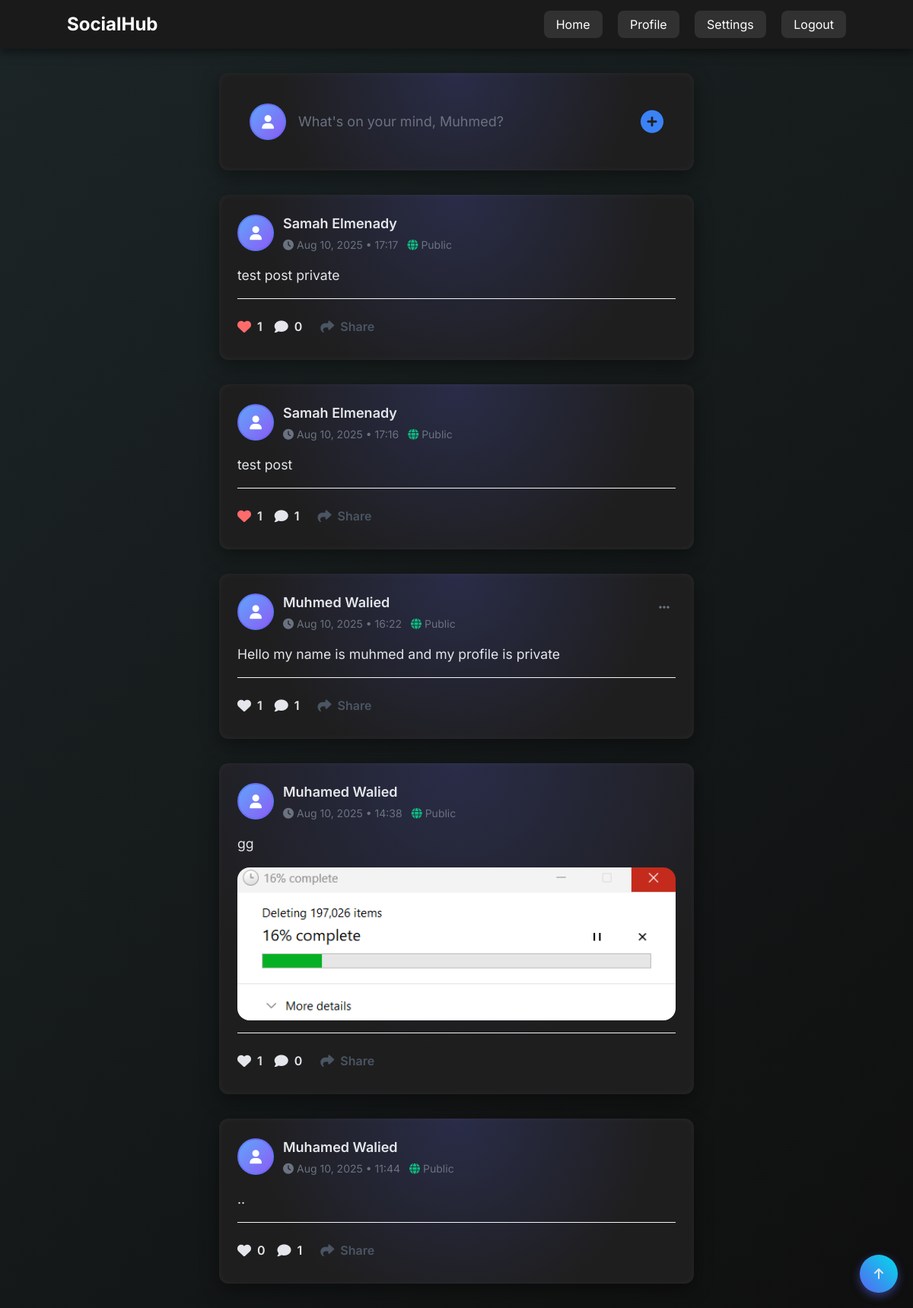
Screenshot of / (signed in) with the database file from the repository.
### core/models.py (models this page shows, shortened)
class User(AbstractBaseUser, PermissionsMixin):
    id = models.AutoField(primary_key=True)
    f_name = models.CharField(max_length=255, null=False)
    l_name = models.CharField(max_length=255, null=False)
    email = models.EmailField(unique=True, null=False)
    is_verified = models.BooleanField(default=False)
    is_active = models.BooleanField(default=True)
    is_staff = models.BooleanField(default=False)
    created_at = models.DateTimeField(default=timezone.now)
    objects = UserManager()
    USERNAME_FIELD = 'email'
    REQUIRED_FIELDS = ['f_name', 'l_name']

class Post(models.Model):
    PRIVACY_CHOICES = (
        ('public', 'Public'),
        ('private', 'Private'),
    )
    id = models.AutoField(primary_key=True)
    body = models.TextField(null=False)
    image = models.ImageField(upload_to='post_images/', blank=True, null=True)
    privacy = models.CharField(max_length=20, choices=PRIVACY_CHOICES, default='public')
    user = models.ForeignKey(User, on_delete=models.CASCADE)
    status = models.CharField(max_length=255, blank=True)
    created_at = models.DateTimeField(default=timezone.now)
    updated_at = models.DateTimeField(auto_now=True)

### core/views.py (the view)
# urls.py: path('', views.home, name='home'),
def home(request):
    user = request.user
    posts = []
    if request.user.is_authenticated:
        posts = posts_with_likes(get_user_posts_with_public(user), user)
    else:
        posts = posts_with_likes(get_user_posts_with_public(user), False)
    context = {
        'posts': posts,
    }
    return render(request, 'core/home.html', context)

### core/views.py (called while the page is built, shortened)
def get_user_posts_with_public(user):
    if user.is_authenticated:
        return Post.objects.filter(Q(user=user) | Q(privacy='public')).order_by('-created_at')
    else:
        return Post.objects.filter(privacy='public').order_by('-created_at')

def posts_with_likes(posts, user):
    posts_with_likes = []
    if user:
        for post in posts:
            post_data = {
                'post': post,
                'is_liked': post.postreact_set.filter(user=user).exists(),
            }
            posts_with_likes.append(post_data)
    return posts_with_likes

### core/templates/core/home.html (shortened to what this page needs)
{% load static %}
{% load widget_tweaks %}
<!DOCTYPE html>
<html lang="en" dir="ltr">
<head>
    <link href="https://cdn.jsdelivr.net/npm/tailwindcss@2.2.19/dist/tailwind.min.css" rel="stylesheet" />
    <link href="https://cdnjs.cloudflare.com/ajax/libs/font-awesome/6.4.0/css/all.min.css" rel="stylesheet" />
    <link rel="stylesheet" href="{% static 'css/home.css' %}">
</head>
<body>
    <nav class="navbar p-4 shadow-lg">
        <div class="container mx-auto flex justify-between items-center">
            <a href="{% url 'home' %}" class="text-white text-2xl font-bold">SocialHub</a>
            <div class="space-x-4">
                <a href="{% url 'home' %}" class="nav-link text-white hover:text-gray-200 transition">Home</a>
                <a href="{% url 'current_profile'%}" class="nav-link text-white hover:text-gray-200 transition">Profile</a>
                <a href="{% url 'settings' %}" class="nav-link text-white hover:text-gray-200 transition">Settings</a>
                {% if request.user.is_authenticated %}
                    <a href="{% url 'logout' %}" class="nav-link text-white hover:text-gray-200 transition">Logout</a>
                {% else %}
                    <a href="{% url 'login' %}" class="nav-link text-white hover:text-gray-200 transition">Login</a>
                {% endif %}
            </div>
        </div>
    </nav>
    <div class="content-wrapper">
        <div class="container mx-auto px-6 py-8 max-w-2xl relative z-10">
            {% if user.is_authenticated %}
                {% with user_setting=user.setting %}
                    <div class="card mb-8 p-6">
                        <div class="create-post-trigger" id="createPostTrigger">
                            <div class="flex items-center space-x-4">
                                {% if user.profile.avatar %}
                                    <img src="{{ user.profile.avatar.url }}" alt="Your Avatar" class="avatar" />
                                {% else %}
                                    <div class="avatar bg-gradient-to-br from-blue-400 to-purple-500 flex items-center justify-center">
                                        <i class="fas fa-user text-white text-lg"></i>
                                    </div>
                                {% endif %}
                                <div class="flex-1 text-left">
                                    <p class="text-gray-500 text-lg">What's on your mind, {{ user.f_name }}?</p>
                                </div>
                                <i class="fas fa-plus-circle text-3xl text-blue-500 pulse-animation"></i>
                            </div>
                        </div>
                    </div>
                {% endwith %}
            {% endif %}
            <div id="postsContainer" class="space-y-8">
                {% for item in posts %}
                            <div class="card post-card p-6" data-post-id="{{ item.post.id }}" data-animation-delay="{{ forloop.counter0|add:0.1 }}">                        <div class="flex items-start justify-between mb-4">
                            <div class="flex items-center space-x-3">
                                <a href="{% if item.post.user == request.user %}{% url 'current_profile' %}{% else %}{% url 'profile' item.post.user.profile.slug %}{% endif %}" class="block">
                                    {% if item.post.user.profile.avatar %}
                                        <img src="{{ item.post.user.profile.avatar.url }}" alt="Avatar" class="avatar" />
                                    {% else %}
                                        <div class="avatar bg-gradient-to-br from-blue-400 to-purple-500 flex items-center justify-center">
                                            <i class="fas fa-user text-white text-lg"></i>
                                        </div>
                                    {% endif %}
                                </a>
                                <div>
                                    <a href="{% if item.post.user == request.user %}{% url 'current_profile' %}{% else %}{% url 'profile' item.post.user.profile.slug %}{% endif %}" class="username-link text-lg font-semibold block">
                                        {{ item.post.user.f_name }} {{ item.post.user.l_name }}
                                    </a>
                                    <div class="flex items-center space-x-3 text-sm text-gray-500 mt-1">
                                        <span><i class="fas fa-clock mr-1"></i>{{ item.post.created_at|date:"M d, Y • H:i" }}</span>
                                        <span class="flex items-center">
                                            {% if item.post.privacy == 'public' %}
                                                <i class="fas fa-globe text-green-500 mr-1"></i>Public
                                            {% else %}
                                                <i class="fas fa-lock text-orange-500 mr-1"></i>Private
                                            {% endif %}
                                        </span>
                                    </div>
                                </div>
                            </div>
                            {% if user.is_authenticated and item.post.user == user %}
                            <div class="relative">
                                <button class="options-btn" data-post-id="{{ item.post.id }}">
                                    <i class="fas fa-ellipsis-h text-gray-500"></i>
                                </button>
                            </div>
                            {% endif %}
                        </div>
                        <div class="mb-4">
                            <p class="post-body text-gray-800 text-lg leading-relaxed">{{ item.post.body }}</p>
                        </div>
                        {% if item.post.image %}
                            <div class="mb-4 overflow-hidden rounded-2xl">
                                <img src="{{ item.post.image.url }}" alt="Post image" class="post-image w-full" />
                            </div>
                        {% endif %}
                        <div class="flex items-center space-x-4 pt-4 border-t border-gray-100">
                            <button class="like-btn {% if item.is_liked %}liked{% endif %} flex items-center space-x-2" data-post-id="{{ item.post.id }}">
                                <i class="fas fa-heart text-lg"></i>
                                <span class="like-count font-semibold">{{ item.post.postreact_set.count }}</span>
                            </button>
                            <button class="comment-btn flex items-center space-x-2" data-post-id="{{ item.post.id }}">
                                <i class="fas fa-comment text-lg"></i>
                                <span class="comment-count font-semibold">{{ item.post.comment_set.count }}</span>
                            </button>
                            <button class="share-btn flex items-center space-x-2 text-gray-600 hover:text-blue-500 transition-colors p-2 rounded-full hover:bg-blue-50">
                                <i class="fas fa-share text-lg"></i>
                                <span class="font-semibold">Share</span>
                            </button>
                        </div>
                    </div>
                {% endfor %}
            </div>
        </div>
    </div>
    <button class="floating-action" id="scrollToTop" title="Scroll to top">
        <i class="fas fa-arrow-up"></i>
    </button>
</body>
</html>

### static/css/home.css (style rules this page uses)
body { background: linear-gradient(135deg, #1c2526 0%, #0f0f0f 100%); color: #e4e6eb; font-family: 'Inter', -apple-system, BlinkMacSystemFont, sans-serif; margin: 0; overflow-x: hidden; }
.navbar { background: #1a1a1a; box-shadow: 0 4px 12px rgba(0, 0, 0, 0.5); position: sticky; top: 0; z-index: 20; }
.navbar a { transition: color 0.3s ease; }
.nav-link { background: rgba(255, 255, 255, 0.1); padding: 0.5rem 1rem; border-radius: 8px; transition: background 0.3s ease, transform 0.2s ease; }
.content-wrapper { position: relative; z-index: 10; }
.card { background: #1e1e1e; border-radius: 12px; box-shadow: 0 8px 24px rgba(0, 0, 0, 0.4), inset 0 0 10px rgba(255, 255, 255, 0.05); position: relative; overflow: hidden; }
.card::before { content: ''; position: absolute; top: 0; left: 0; width: 100%; height: 100%; background: radial-gradient(circle at 50% 0%, rgba(88, 101, 242, 0.2), transparent 70%); pointer-events: none; z-index: 0; }
.card > * { position: relative; z-index: 1; }
.avatar { width: 48px; height: 48px; border-radius: 50%; border: 2px solid rgba(88, 101, 242, 0.5); object-fit: cover; transition: transform 0.3s ease; }
.create-post-trigger { cursor: pointer; padding: 1rem; border-radius: 8px; transition: background 0.3s ease; }
.post-card { animation: fadeIn 0.5s ease forwards; }
.post-body { color: #e4e6eb; font-size: 1.1rem; line-height: 1.6; }
.post-image { border-radius: 12px; max-height: 400px; object-fit: cover; }
.like-btn, .comment-btn, .share-btn { transition: color 0.3s ease, background 0.3s ease; }
.like-btn.liked i { color: #ff6b6b; }
.options-btn { background: none; border: none; padding: 0.5rem; cursor: pointer; }
.floating-action { background: linear-gradient(45deg, #5865f2, #00ddeb); border: none; border-radius: 50%; width: 50px; height: 50px; position: fixed; bottom: 20px; right: 20px; display: flex; align-items: center; justify-content: center; box-shadow: 0 4px 12px rgba(88, 101, 242, 0.5); transition: transform 0.3s ease, box-shadow 0.3s ease; }
.pulse-animation { animation: pulse 2s infinite; }

### rows the page displays
User: f_name "Muhmed"
Post: post.user.f_name "Samah", post.user.l_name "Elmenady", post.created_at "Aug 10, 2025 • 17:17", privacy "public" (drawn), post.body "test post private", post.postreact_set.count "1", post.comment_set.count "0"
Post: post.user.f_name "Samah", post.user.l_name "Elmenady", post.created_at "Aug 10, 2025 • 17:16", privacy "public" (drawn), post.body "test post", post.postreact_set.count "1", post.comment_set.count "1"
Post: post.user.f_name "Muhmed", post.user.l_name "Walied", post.created_at "Aug 10, 2025 • 16:22", privacy "public" (drawn), post.body "Hello my name is muhmed and my profile is private", post.postreact_set.count "1", post.comment_set.count "1"
Post: post.user.f_name "Muhamed", post.user.l_name "Walied", post.created_at "Aug 10, 2025 • 14:38", privacy "public" (drawn), post.body "gg", post.image (picture), post.postreact_set.count "1", post.comment_set.count "0"
Post: post.user.f_name "Muhamed", post.user.l_name "Walied", post.created_at "Aug 10, 2025 • 11:44", privacy "public" (drawn), post.body "..", post.postreact_set.count "0", post.comment_set.count "1"
